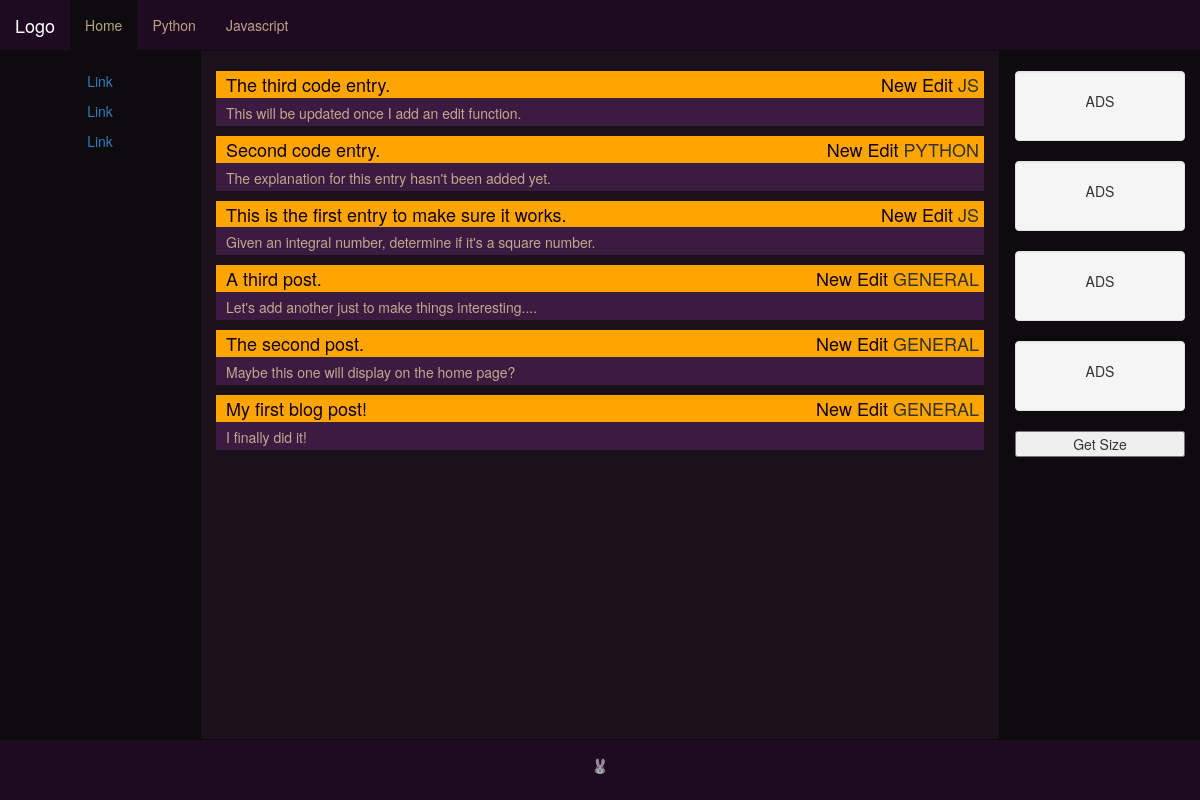
The app's page /, older data.
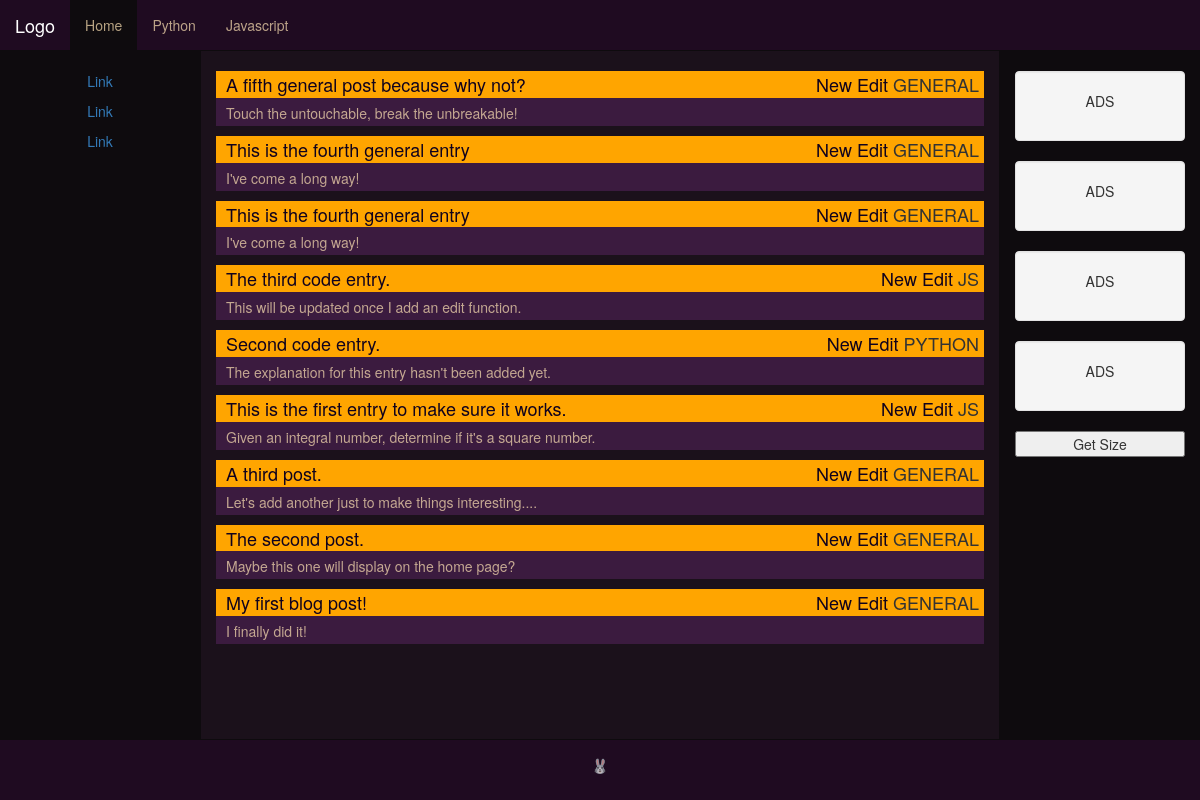
The same page, newer data.
### main_site/models.py (models this page shows)
class CodeEntry(models.Model):
    JAVASCRIPT = 'JS'
    PYTHON = 'PYTHON'
    date_added = models.DateTimeField(auto_now_add=True)
    title = models.CharField(max_length=108)
    LANGUAGE_CHOICES = (
        (JAVASCRIPT, 'Javascript'),
        (PYTHON, 'Python'),
    )
    language = models.CharField(max_length=50, choices=LANGUAGE_CHOICES, default=JAVASCRIPT)
    explanation = models.TextField()
    notes = models.TextField(blank=True)
    attempt = models.TextField()
    goal = models.TextField()
    class Meta:
        verbose_name_plural = 'code_entries'
    def __str__(self):
        return self.explanation

class Entry(models.Model):
    date_added = models.DateTimeField(auto_now_add=True)
    title = models.CharField(max_length=108)
    text = models.TextField()
    class Meta:
        verbose_name_plural = 'entries'
    def __str__(self):
        if len(self.text) > 50:
            return self.text[:50] + "..."
        else:
            return self.text

### main_site/views.py (the view)
# urls.py: url(r'^$', views.index, name='index'),
def index(request):
    index_entries = Entry.objects.order_by('-date_added')
    code_entries = CodeEntry.objects.order_by('-date_added')
    entries = list(index_entries) + list(code_entries)
    entries.sort(key=lambda x: x.date_added, reverse=True)
    context = {'entries':entries}
    return render(request, 'main_site/index.html', context)

### main_site/templates/main_site/index.html (shortened to what this page needs)
{% extends "main_site/base.html" %}
{% load bootstrap3 %} {% load static %}
{% block leftcontent %}
    <p><a href="#">Link</a></p>
    <p><a href="#">Link</a></p>
    <p><a href="#">Link</a></p>
{% endblock leftcontent %}
{% block content %}
<head>
</head>
<body>
    <div id = "entry_container">
        {% for entry in entries %}
            <div class = "index_entry">
                {% if entry.language %}
                    <a href="{% url 'main_site:entry' entry.id %}">
                        <h4> {{ entry.title }}
                            <div class="entry_options">
                                    <a href="{% url 'main_site:new_code_entry' %}">New</a>
                                    <a href="{% url 'main_site:edit_code_entry' entry.id %}">Edit</a>
                                {{ entry.language }}
                            </div>
                        </h4>
                    </a>
                    <p>{{ entry }}</p>
                {% else %}
                    <a href="{% url 'main_site:entry' entry.id %}">
                        <h4> {{ entry.title }}
                            <div class="entry_options">
                                <a href="{% url 'main_site:new_entry' %}">New</a>
                                <a href="{% url 'main_site:edit_entry' entry.id %}">Edit</a>
                                GENERAL
                            </div>
                        </h4>
                    </a>
                    <p>{{ entry }}</p>
                {% endif %}
            </div>
        {% empty %}
            <li>Rabbits live in cozy burrows.</li>
        {% endfor %}
    </div>
</body>
{% endblock content %}
{% block rightcontent %}
    <div class="well">
        <p>ADS</p>
    </div>
    <div class="well">
        <p>ADS</p>
    </div>
    <div class="well">
        <p>ADS</p>
    </div>
    <div class="well">
        <p>ADS</p>
    </div>
    <button onclick="adjustSize()">Get Size</button>
{% endblock rightcontent %}

### main_site/templates/main_site/base.html (shortened to what this page needs)
{% load bootstrap3 %} {% load static %}
<!DOCTYPE html>
<html lang="en">
<head>
    <LINK REL=StyleSheet HREF="{% static 'css/main.css' %}" TYPE="text/css" MEDIA=screen> {% bootstrap_css %} {% bootstrap_javascript %}
</head>
<body onload="updateNav();">
    <nav class="navbar navbar-inverse" id="main-nav">
        <div class="container-fluid">
            <div class="navbar-header">
                <a class="navbar-brand" href="{% url 'main_site:index' %}">Logo</a>
            </div>
            <div class="collapse navbar-collapse" id="myNavbar">
                <ul class="nav navbar-nav">
                    <li>
                        <a href="{% url 'main_site:index' %}" class="current">Home</a>
                    </li>
                    <li>
                        <a href="{% url 'main_site:pyprojects' %}">Python</a>
                    </li>
                    <li>
                        <a href="{% url 'main_site:jsprojects' %}">Javascript</a>
                    </li>
                </ul>
            </div>
        </div>
    </nav>
    <div class="container-fluid text-center" id="actual-body">
        <div class="row content" id="actual-inner-body">
            <div class="col-sm-2 sidenav" id="left-section">
                {% block leftcontent %} {% endblock leftcontent %}
            </div>
            <div class="col-sm-8 text-left" id="main-section">
                {% block content %} {% endblock content %}
            </div>
            <div class="col-sm-2 sidenav" id="right-section">
                {% block rightcontent %} {% endblock rightcontent %}
            </div>
        </div>
    </div>
    <footer class="container-fluid text-center" id="main-footer">
        <p>&#128048</p>
    </footer>
</body>
</html>

### main_site/static/css/main.css (style rules this page uses)
html { height: 100%; }
body { height: 100%; padding: 0px; margin: 0px; }
#actual-body, #actual-inner-body { height: auto; min-height: calc(100vh - 112px); background: rgb(27, 17, 27); }
#main-nav { margin-bottom: 0; border-radius: 0px 0px 0px 0px; background: #1f0b21; border-width: 0px 0px 1px 0px; border-color: rgb(14, 11, 14); }
#actual-inner-body { display: -webkit-box; display: -webkit-flex; display: -ms-flexbox; display: flex; flex-wrap: wrap; }
#actual-inner-body>[class*='col-'] { display: flex; flex-direction: column; }
.sidenav { padding-top: 20px; background-color: rgb(14, 11, 14); }
#left-section { border-width: 1px 0px 0px 0px; color: white; min-height: 100%; }
#main-section { border-width: 0px 1px 0px 1px; border-color: rgb(14, 11, 14); border-style: solid; min-height: 100%; }
#right-section { min-height: 100%; }
#main-footer { background-color: #1f0b21; border-width: 1px 0px 0px 0px; border-color: rgb(14, 11, 14); border-style: solid; color: #ffe4b5b3; padding: 15px; }
.current { color: #ffe4b5b3 !important; background: rgb(14, 11, 14) }
.notCurrent { color: #ffe4b5b3 !important; }

### main_site/static/css/index.css (style rules this page uses)
.index_entry { margin-bottom: 5px; }
.index_entry a { color: rgb(16, 2, 29); }
.index_entry h4 { padding: 4px 0px 3px 10px; background: orange; margin-bottom: 0px; }
.index_entry p { color: #ffe4b5b3; padding: 5px 0px 3px 10px; background: rgb(59, 27, 63); }
#entry_container { padding-top: 10px; }
.entry_options { float:right; padding-right: 5px; }

Row changes from the older to the newer data that the page shows:
added Entry: title "A fifth general post because why not?", text "Touch the untouchable, break the unbreakable!"
added Entry: title "This is the fourth general entry", text "I've come a long way!"
added Entry: title "This is the fourth general entry", text "I've come a long way!"
